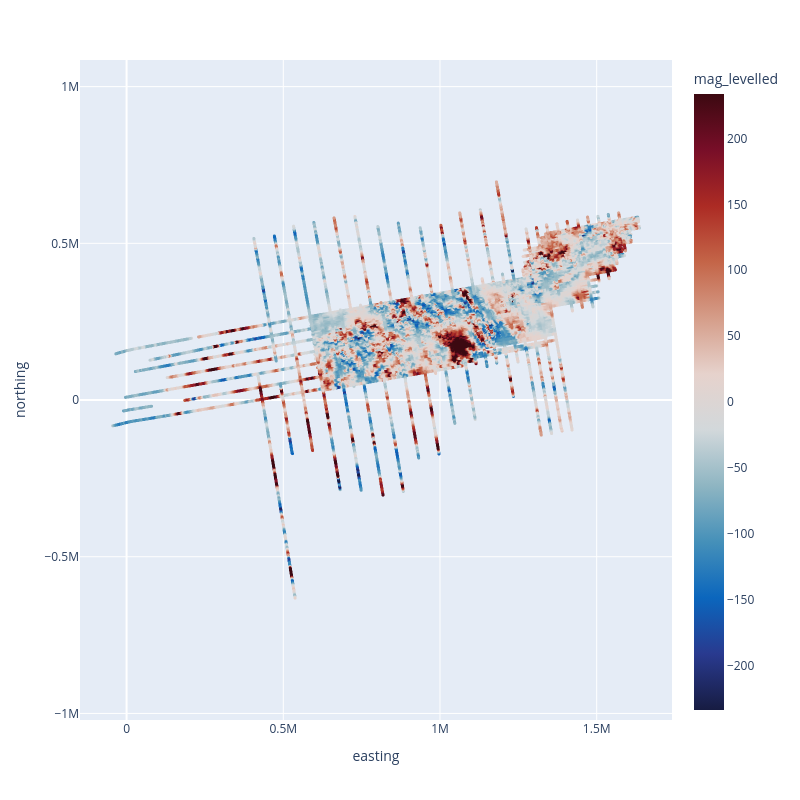

Notebook code cell kept with this figure:
### Code cell
airbornegeo.plotly_points(
    df[::10],
    color_col="mag_levelled",
    size=3,
)

### Figure 1 — Plotly figure (JSON) as saved in the notebook; plotly's stock layout.template omitted (floating-point values rounded to 4 significant figures; data arrays with more than 128 entries replaced by an {"elided": "..."} marker saying what was removed)
{"data": [{"hovertemplate": "easting=%{x}<br>northing=%{y}<br>mag_levelled=%{marker.color}<extra></extra>", "legendgroup": "", "marker": {"color": {"elided": "104966 float values"}, "coloraxis": "coloraxis", "line": {"color": "black"}, "size": 3, "symbol": "circle"}, "mode": "markers", "name": "", "showlegend": false, "type": "scattergl", "x": {"elided": "104966 float values"}, "xaxis": "x", "y": {"elided": "104966 float values"}, "yaxis": "y"}], "layout": {"autosize": false, "coloraxis": {"cmax": 233.7, "cmid": 0, "cmin": -233.7, "colorbar": {"title": {"text": "mag_levelled"}}, "colorscale": [[0, "rgb(23, 28, 66)"], [0.09091, "rgb(41, 58, 143)"], [0.1818, "rgb(11, 102, 189)"], [0.2727, "rgb(69, 144, 185)"], [0.3636, "rgb(142, 181, 194)"], [0.4545, "rgb(210, 216, 219)"], [0.5455, "rgb(230, 210, 204)"], [0.6364, "rgb(213, 157, 137)"], [0.7273, "rgb(196, 101, 72)"], [0.8182, "rgb(172, 43, 36)"], [0.9091, "rgb(120, 14, 40)"], [1, "rgb(60, 9, 17)"]]}, "height": 800, "legend": {"tracegroupgap": 0}, "margin": {"t": 60}, "width": 800, "xaxis": {"anchor": "y", "domain": [0, 1], "title": {"text": "easting"}}, "yaxis": {"anchor": "x", "domain": [0, 1], "scaleanchor": "x", "scaleratio": 1, "title": {"text": "northing"}}}}
